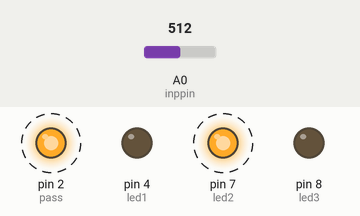
Simulated run of this sketch. Board: Arduino Uno, built with avr-gcc and run on an emulated ATmega328P. Shown: output pins drawn as LEDs (lit = HIGH). Dashed ring = blinking. The inputs (shaded band) are chosen by the test bench; at power-on: A0 (inppin) = 512.

Above: at 3.0 s.
3.1 s: A0 (inppin) set to 787
8.0 s: A0 (inppin) set to 808
At 9.3 s:
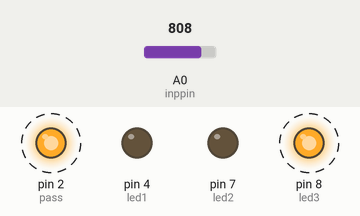
11.5 s: A0 (inppin) set to 833
15.0 s: A0 (inppin) set to 868
At 15.7 s:
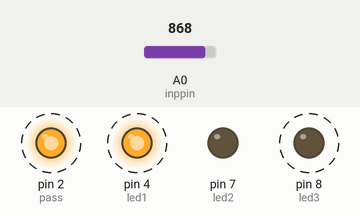
21.3 s: A0 (inppin) set to 840
At 22.8 s:
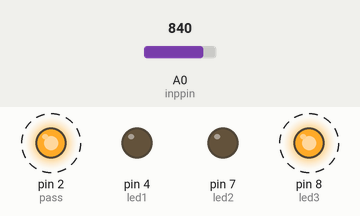
24.8 s: A0 (inppin) set to 860
At 25.7 s:
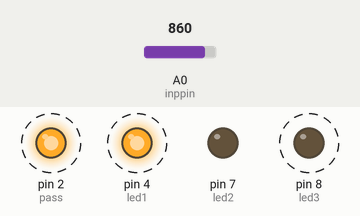
Timing chart, 0 to 30.0 s (numbered marks = the images above; inputs shaded):
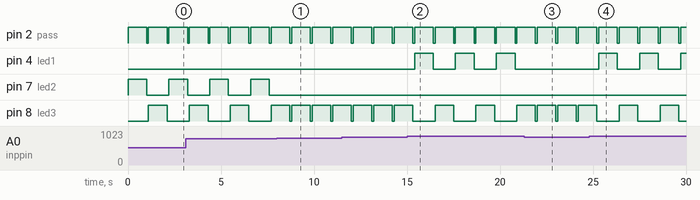

Measured:
- the behaviour switches between 799 and 800 on A0 (inppin) (found by bisection; images 0 and 1)
- the behaviour switches between 849 and 850 on A0 (inppin) (found by bisection; images 1 and 2)
- after the input at 8.0 s, pin 7 (led2): stays LOW (without the input it goes to HIGH after 0.80 s)
- after the input at 15.0 s, pin 4 (led1): alternates HIGH for 1.0 s and LOW for 1.2 s, starting after 0.41 s; pin 8 (led3): alternates HIGH for 1.0 s and LOW for 1.2 s, starting after 1.5 s
- after the input at 21.3 s, pin 4 (led1): stays LOW (without the input it goes to HIGH after 0.71 s)
- after the input at 24.8 s, pin 4 (led1): alternates HIGH for 1.0 s and LOW for 1.2 s, starting after 0.51 s; pin 8 (led3): alternates HIGH for 1.0 s and LOW for 1.2 s, starting after 1.6 s
- by itself, pin 2 (pass): alternates HIGH for 1.0 s and LOW for 0.10 s
- by itself, pin 7 (led2), pin 8 (led3): alternates HIGH for 1.0 s and LOW for 1.2 s

The sketch:

__________.ino
```cpp
int led1 = 4, led2=7 , led3=8 ;

int pass = 2;
int inppin=A0;
int sens =0;
void setup() {
  pinMode(led1, OUTPUT);
    pinMode(pass, OUTPUT);
  pinMode(led2, OUTPUT);
  pinMode(led3, OUTPUT);

  pinMode(inppin, INPUT);
//Serial.begin(9600);
  // put your setup code here, to run once:

}

void loop() {
  sens = analogRead(inppin);
   digitalWrite(led2 , LOW);
   digitalWrite(led1 , LOW );
   digitalWrite(led3 , LOW);
   digitalWrite(pass , LOW);
if(sens >=850)
{    // Serial.print("there is a strong fire = ");
     // Serial.println(sens);
   digitalWrite(pass , HIGH );
   digitalWrite(led1 , HIGH );
   delay(1000);
   digitalWrite(pass , LOW );
   digitalWrite(led1 , LOW );
   delay(100);
      digitalWrite(led2 , LOW);
   digitalWrite(led3 , LOW);

   //لاوم يكون الباقي متعرفكلو

}

if(sens <800 and sens>=500)
{    // Serial.print("there is a strong fire = ");
     // Serial.println(sens);
   digitalWrite(pass , HIGH );
   digitalWrite(led2 , HIGH );
   delay(1000);
   digitalWrite(pass , LOW );
   digitalWrite(led2 , LOW );
   delay(100);
      digitalWrite(led1, LOW);
   digitalWrite(led3 , LOW);

}

if(sens >500 and sens>=200)
{     Serial.print("there is a strong fire = ");
      Serial.println(sens);
   digitalWrite(pass , HIGH );
   digitalWrite(led3 , HIGH );
   delay(1000);
   digitalWrite(pass , LOW );
   digitalWrite(led3 , LOW );
   delay(100);
      digitalWrite(led1 , LOW);
   digitalWrite(led2 , LOW);

}

}
```
